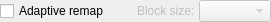
            <widget class="QFrame" name="frmAdaptive">
             <property name="geometry">
              <rect>
               <x>10</x>
               <y>250</y>
               <width>271</width>
               <height>21</height>
              </rect>
             </property>
             <layout class="QHBoxLayout" name="horizontalLayout_2">
              <property name="spacing">
               <number>9</number>
              </property>
              <property name="leftMargin">
               <number>0</number>
              </property>
              <property name="topMargin">
               <number>0</number>
              </property>
              <property name="rightMargin">
               <number>0</number>
              </property>
              <property name="bottomMargin">
               <number>0</number>
              </property>
              <item>
               <widget class="QCheckBox" name="chkAdaptiveRemap">
                <property name="toolTip">
                 <string>Enables adaptive auto remap. Remap will 
be done at the level of blocks of pixels
of specified size, comparing the values
for median within each block.

This method works better if it is difficult
to achieve a uniformly lit raw file.</string>
                </property>
                <property name="text">
                 <string>Adaptive remap</string>
                </property>
               </widget>
              </item>
              <item>
               <spacer name="horizontalSpacer_6">
                <property name="orientation">
                 <enum>Qt::Orientation::Horizontal</enum>
                </property>
                <property name="sizeHint" stdset="0">
                 <size>
                  <width>40</width>
                  <height>20</height>
                 </size>
                </property>
               </spacer>
              </item>
              <item>
               <widget class="QFrame" name="frmAdaptiveBlock">
                <property name="enabled">
                 <bool>false</bool>
                </property>
                <layout class="QFormLayout" name="frmLayout_4">
                 <property name="formAlignment">
                  <set>Qt::AlignmentFlag::AlignLeading|Qt::AlignmentFlag::AlignLeft|Qt::AlignmentFlag::AlignVCenter</set>
                 </property>
                 <property name="horizontalSpacing">
                  <number>4</number>
                 </property>
                 <property name="verticalSpacing">
                  <number>0</number>
                 </property>
                 <property name="leftMargin">
                  <number>0</number>
                 </property>
                 <property name="topMargin">
                  <number>0</number>
                 </property>
                 <property name="rightMargin">
                  <number>0</number>
                 </property>
                 <property name="bottomMargin">
                  <number>0</number>
                 </property>
                 <item row="0" column="0">
                  <widget class="QLabel" name="lblAdaptiveBlock">
                   <property name="toolTip">
                    <string>Block size for adaptive auto remap.</string>
                   </property>
                   <property name="text">
                    <string>Block size:</string>
                   </property>
                  </widget>
                 </item>
                 <item row="0" column="1">
                  <widget class="QComboBox" name="cbAdaptiveBlock">
                   <property name="toolTip">
                    <string>Block size for adaptive auto remap.</string>
                   </property>
                  </widget>
                 </item>
                </layout>
               </widget>
              </item>
             </layout>
            </widget>
